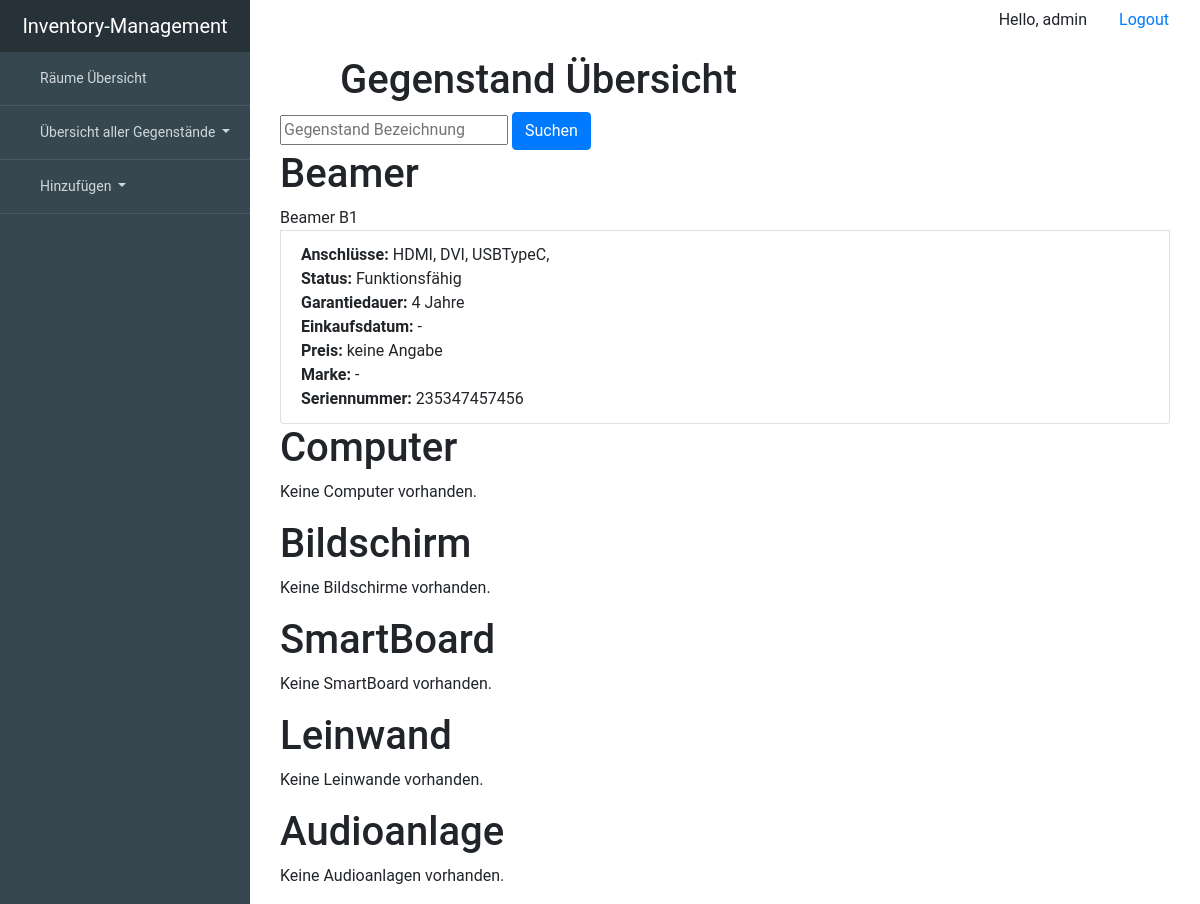
/device/all (signed in), run on an earlier commit of the app's database.
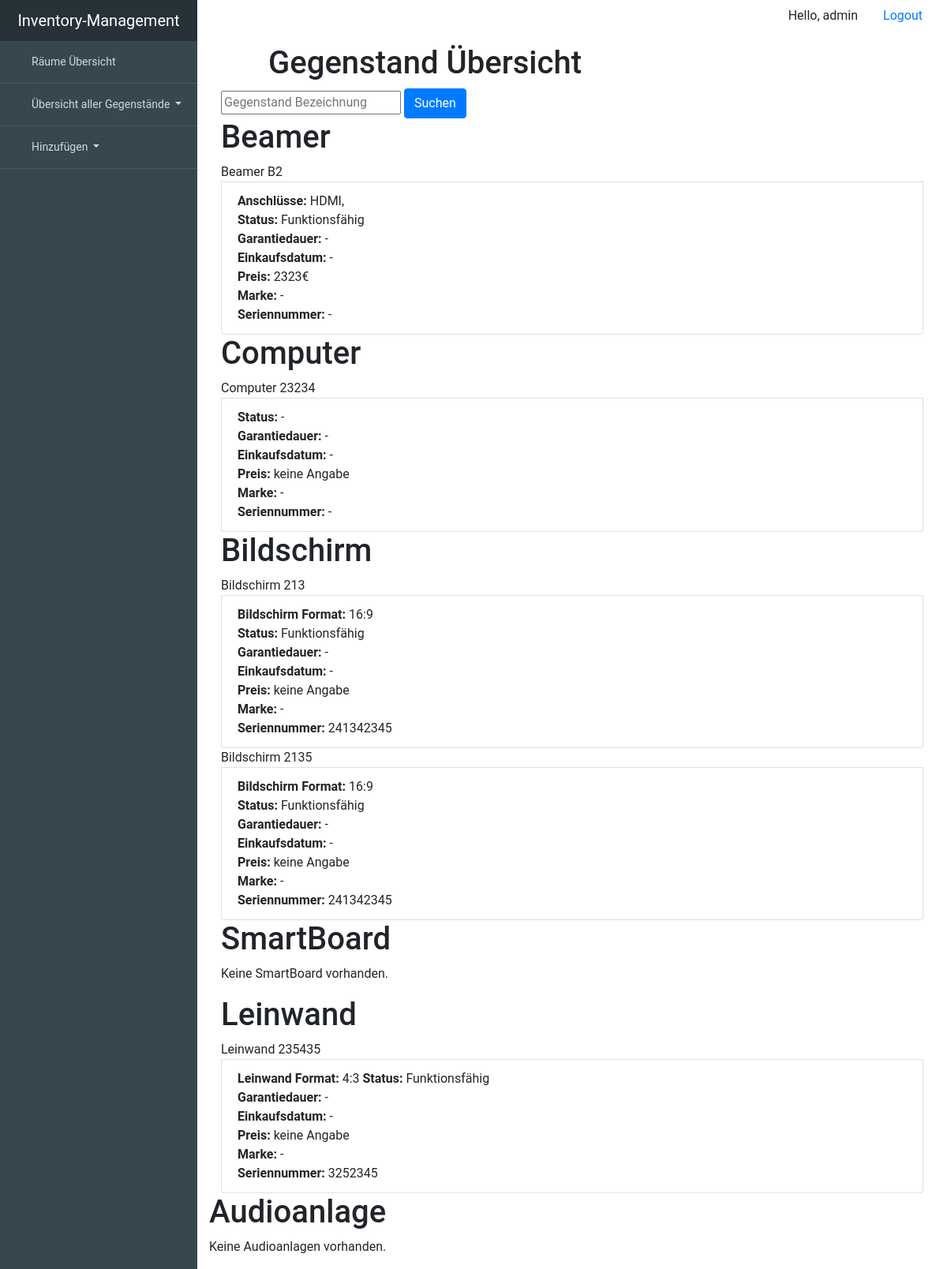
And on a later commit of the database.
### inventory_managementsentials/models.py (models this page shows, shortened)
class Device(models.Model):
    room = models.ForeignKey('Room', null=True, blank=True, on_delete=models.SET_NULL)
    description = models.CharField(max_length=99, unique=True, primary_key=True)
    working = 'working'
    broken = 'broken'
    status_choice = [(working, "working"), (broken, "broken")]
    status = models.CharField(choices=status_choice, max_length=7, blank=True, null=True)
    serialnumber = models.CharField(max_length=99, blank=True, null=True)
    warranty_period = models.IntegerField(blank=True, null=True)
    date_of_purchase = models.DateTimeField(blank=True, null=True)
    price = models.IntegerField(blank=True, null=True)
    brand = models.ForeignKey(Brand, on_delete=models.SET_NULL, blank=True, null=True)
    class Meta:
        abstract = True

class Beamer(Device):
    HDMI = models.BooleanField(blank=True, null=True)
    VGA = models.BooleanField(blank=True, null=True)
    DVI = models.BooleanField(blank=True, null=True)
    DB = models.BooleanField(blank=True, null=True)
    USBTypeC = models.BooleanField(blank=True, null=True)
    class Meta:
        verbose_name = "Beamer"
        verbose_name_plural = "Beamers"

class Computer(Device):
    class Meta:
        verbose_name = "Computer"
        verbose_name_plural = "Computers"

class Screen(Device):
    format43 = '4:3'
    format169 = '16:9'
    format1610 = '16:10'
    format219 = '21:9'
    screen_format_choice = [(format43, '4:3'), (format169, '16:9'), (format1610, '16:10'),
                            (format219, '21:9')]
    screen_format = models.CharField(choices=screen_format_choice, max_length=5, blank=True, null=True)
    class Meta:
        verbose_name = "Screen"
        verbose_name_plural = "Screens"

class Canvas(Device):
    format11 = '1:1'
    format43 = '4:3'
    format169 = '16:9'
    format1610 = '16:10'
    format219 = '21:9'
    canvas_format_choice = [(format11, '1:1'), (format43, '4:3'), (format169, '16:9'), (format1610, '16:10'),
                            (format219, '21:9')]
    canvas_format = models.CharField(choices=canvas_format_choice, max_length=5, blank=True, null=True)
    class Meta:
        verbose_name = "Canvas"
        verbose_name_plural = "Canvas"

### inventory_managementsentials/views.py (the view, shortened to what this page needs)
# urls.py: url(r'^device/all$', views.DeviceView.as_view(), name='DeviceView'),
class DeviceView(LoginRequiredMixin, generic.ListView):
    login_url = 'inventory_managementsentials:login'
    template_name = 'inventory_managementsentials/all/all_device.html'
    def get_queryset(self):
        return None
    def get_context_data(self, *, object_list=None, **kwargs, ):
        context = super().get_context_data(**kwargs)
        context['beamer_list'] = Beamer.objects.order_by('description')
        context['computer_list'] = Computer.objects.order_by('description')
        context['screen_list'] = Screen.objects.order_by('description')
        context['smartboard_list'] = SmartBoard.objects.order_by('description')
        context['canvas_list'] = Canvas.objects.order_by('description')
        context['speakerset_list'] = SpeakerSet.objects.order_by('description')
        filter_description = self.request.GET.get('description', None)
        return context

### inventory_managementsentials/templates/inventory_managementsentials/all/all_device.html (shortened to what the changed rows need)
{% extends "inventory_managementsentials/base.html" %}
{% block content %}
    <div class="container">
        <header>
            <div class="editor-indent" style="margin-left: 20px; padding: 0 0 0 40px; margin-right: 50px">
                <div class="inner">
                    <h1>Gegenstand Übersicht </h1>
                </div>
            </div>
        </header>
        <div class="whatever_else_you_need">
            <h1>Beamer</h1>
            {% if beamer_list %}
                {% for beamer in beamer_list %}
                    <div class="list-group">
                        <a class="list-group-itemlist-group-item-action active">Beamer {{ beamer.description }}</a>
                        <a class="list-group-item list-group-item-action"><strong>Anschlüsse:</strong>
                            {% if beamer.HDMI %}HDMI,{% endif %}
                            {% if beamer.DVI %}DVI,{% endif %}
                            {% if beamer.USBTypeC %}USBTypeC,{% endif %}<br>
                            <strong>Status:</strong>
                        {% if beamer.status == 'working' %}
                            Funktionsfähig
                        {% elif beamer.status == 'broken' %}
                            <strong>Defekt</strong>
                        {% else %}
                            -
                        {% endif %}<br>
                            <strong>Garantiedauer:</strong>
                        {% if beamer.warranty_period %}
                            {{ beamer.warranty_period }} Jahre
                        {% else %}
                            -
                        {% endif %}
                        <br>
                            <strong>Einkaufsdatum:</strong> {{ beamer.date_of_purchase|default_if_none:'-' }}<br>
                            <strong>Preis:</strong>
                        {% if beamer.price %}
                            {{ beamer.price}}€
                        {% else %}
                            keine Angabe
                        {% endif %}
                        <br>
                            <strong>Marke:</strong> {{ beamer.brand|default_if_none:'-'}}<br>
                            <strong>Seriennummer: </strong> {{ beamer.serialnumber|default_if_none:'-'}}<br>
                        </a>
                    </div>
                {% endfor %}
            {% else %}
                <p>Keine Computer vorhanden.</p>
            {% endif %}
        </div>
        <div class="whatever_else_you_need">
            <h1>Computer</h1>
            {% if computer_list %}
                {% for computer in computer_list %}
                    <div class="list-group">
                        <a class="list-group-itemlist-group-item-action active">Computer {{ computer.description }}</a>
                         <a class="list-group-item list-group-item-action">   <strong>Status:</strong>
                        {% if computer.status == 'working' %}
                            Funktionsfähig
                        {% elif computer.status == 'broken' %}
                            <strong>Defekt</strong>
                        {% else %}
                            -
                        {% endif %}<br>
                            <strong>Garantiedauer:</strong>
                        {% if computer.warranty_period %}
                            {{ computer.warranty_period }} Jahre
                        {% else %}
                            -
                        {% endif %}
                        <br>
                            <strong>Einkaufsdatum:</strong> {{ computer.date_of_purchase|default_if_none:'-' }}<br>
                            <strong>Preis:</strong>
                        {% if computer.price %}
                            {{ computer.price}}€
                        {% else %}
                            keine Angabe
                        {% endif %}
                        <br>
                            <strong>Marke:</strong> {{ computer.brand|default_if_none:'-'}}<br>
                            <strong>Seriennummer: </strong> {{ computer.serialnumber|default_if_none:'-'}}<br>
                        </a>
                    </div>
                {% endfor %}
            {% else %}
                <p>Keine Computer vorhanden.</p>
            {% endif %}
        </div>
        <div class="whatever_else_you_need">
            <h1>Bildschirm</h1>
                {% if screen_list %}
                    {% for screen in screen_list %}
                        <div class="list-group">
                            <a class="list-group-itemlist-group-item-action active">Bildschirm {{ screen.description }}</a>
                            <a class="list-group-item list-group-item-action"><strong>Bildschirm Format:</strong>
                                {{ screen.screen_format }}<br>
                                <strong>Status:</strong>
                            {% if screen.status == 'working' %}
                                Funktionsfähig
                            {% elif screen.status == 'broken' %}
                                <strong>Defekt</strong>
                            {% else %}
                                -
                            {% endif %}<br>
                                <strong>Garantiedauer:</strong>
                            {% if screen.warranty_period %}
                                {{ screen.warranty_period }} Jahre
                            {% else %}
                                -
                            {% endif %}
                            <br>
                                <strong>Einkaufsdatum:</strong> {{ screen.date_of_purchase|default_if_none:'-' }}<br>
                                <strong>Preis:</strong>
                            {% if screen.price %}
                                {{ screen.price}}€
                            {% else %}
                                keine Angabe
                            {% endif %}
                            <br>
                                <strong>Marke:</strong> {{ screen.brand|default_if_none:'-'}}<br>
                                <strong>Seriennummer: </strong> {{ screen.serialnumber|default_if_none:'-'}}<br>
                            </a>
                        </div>
                    {% endfor %}
                {% else %}
                    <p>Keine Bildschirme vorhanden.</p>
                {% endif %}
        </div>
        <div class="whatever_else_you_need">
            <h1>SmartBoard</h1>
        </div>
        <div class="whatever_else_you_need">
            <h1>Leinwand</h1>
            {% if canvas_list %}
                {% for canvas in canvas_list %}
                    <div class="list-group">
                        <a class="list-group-itemlist-group-item-action active">Leinwand {{ canvas.description }}</a>
                        <a class="list-group-item list-group-item-action"><strong>Leinwand Format:</strong>
                            {{ canvas.canvas_format }}
                            <strong>Status:</strong>
                        {% if canvas.status == 'working' %}
                            Funktionsfähig
                        {% elif canvas.status == 'broken' %}
                            <strong>Defekt</strong>
                        {% else %}
                            -
                        {% endif %}<br>
                            <strong>Garantiedauer:</strong>
                        {% if canvas.warranty_period %}
                            {{ canvas.warranty_period }} Jahre
                        {% else %}
                            -
                        {% endif %}
                        <br>
                            <strong>Einkaufsdatum:</strong> {{ canvas.date_of_purchase|default_if_none:'-' }}<br>
                            <strong>Preis:</strong>
                        {% if canvas.price %}
                            {{ canvas.price}}€
                        {% else %}
                            keine Angabe
                        {% endif %}
                        <br>
                            <strong>Marke:</strong> {{ canvas.brand|default_if_none:'-'}}<br>
                           <strong>Seriennummer: </strong> {{ canvas.serialnumber|default_if_none:'-'}}<br>
                        </a>
                    </div>
                {% endfor %}
            </div>
            {% else %}
                <p>Keine Leinwande vorhanden.</p>
            {% endif %}
        </div>
        <div class="whatever_else_you_need">
            <h1>Audioanlage</h1>
            </div>
    </div>
{% endblock %}

What changed in the data, as far as the page shows it:
removed Beamer: description "B1", HDMI "HDMI,", DVI "DVI,", USBTypeC "USBTypeC,", status "Funktionsfähig", warranty_period "4", date_of_purchase "-", shows "keine Angabe", brand "-", serialnumber "235347457456"
added Beamer: description "B2", HDMI "HDMI,", status "Funktionsfähig", date_of_purchase "-", price "2323", brand "-", serialnumber "-"
added Computer: description "23234", date_of_purchase "-", shows "keine Angabe", brand "-", serialnumber "-"
added Screen: description "213", screen_format "16:9", status "Funktionsfähig", date_of_purchase "-", shows "keine Angabe", brand "-", serialnumber "241342345"
added Screen: description "2135", screen_format "16:9", status "Funktionsfähig", date_of_purchase "-", shows "keine Angabe", brand "-", serialnumber "241342345"
added Canvas: description "235435", canvas_format "4:3", status "Funktionsfähig", date_of_purchase "-", shows "keine Angabe", brand "-", serialnumber "3252345"
Also different on the page:
text no longer shown: "Keine Computer vorhanden. Keine Bildschirme vorhanden. Keine Leinwande vorhanden."
